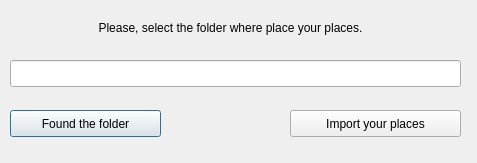
<?xml version="1.0" encoding="UTF-8"?>
<ui version="4.0">
 <class>Dialog</class>
 <widget class="QDialog" name="Dialog">
  <property name="geometry">
   <rect>
    <x>0</x>
    <y>0</y>
    <width>477</width>
    <height>163</height>
   </rect>
  </property>
  <property name="windowTitle">
   <string>Generator Deck MoL</string>
  </property>
  <widget class="QLabel" name="label">
   <property name="geometry">
    <rect>
     <x>10</x>
     <y>20</y>
     <width>441</width>
     <height>17</height>
    </rect>
   </property>
   <property name="text">
    <string>&lt;html&gt;&lt;head/&gt;&lt;body&gt;&lt;p align=&quot;center&quot;&gt;Please, select the folder where place your places.&lt;/p&gt;&lt;/body&gt;&lt;/html&gt;</string>
   </property>
  </widget>
  <widget class="QLineEdit" name="browseLine">
   <property name="geometry">
    <rect>
     <x>10</x>
     <y>60</y>
     <width>451</width>
     <height>27</height>
    </rect>
   </property>
  </widget>
  <widget class="QPushButton" name="btnBrowse">
   <property name="geometry">
    <rect>
     <x>10</x>
     <y>110</y>
     <width>151</width>
     <height>27</height>
    </rect>
   </property>
   <property name="text">
    <string>Found the folder</string>
   </property>
  </widget>
  <widget class="QPushButton" name="btnImport">
   <property name="geometry">
    <rect>
     <x>290</x>
     <y>110</y>
     <width>171</width>
     <height>27</height>
    </rect>
   </property>
   <property name="text">
    <string>Import your places</string>
   </property>
  </widget>
 </widget>
 <resources/>
 <connections/>
</ui>
